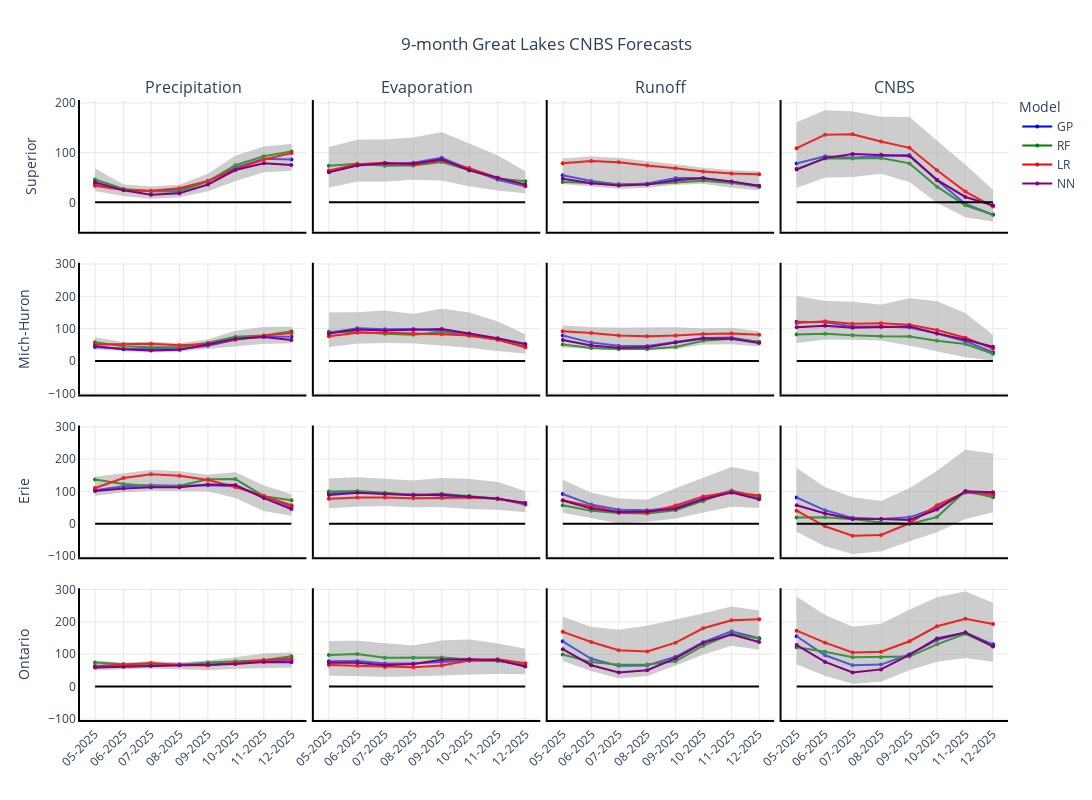

The code cell stored with this chart in its notebook:
### Markdown cell above
Create an interactive figure that will let you hover over lines and it shows the model and value. This saves as an html file and opens in a web browser.

### Code cell
import plotly.graph_objects as go
from plotly.subplots import make_subplots
import pandas as pd

# Define the colors for each model
model_colors = {
    'GP': 'blue',
    'RF': 'green',
    'LR': 'red',
    'NN': 'purple'
}

# Columns of interest in the order we want to plot them
columns = ['superior_evaporation', 'superior_precipitation', 'superior_runoff', 'superior_cnbs',
           'michigan-huron_evaporation', 'michigan-huron_precipitation', 'michigan-huron_runoff', 'michigan-huron_cnbs',
           'erie_evaporation', 'erie_precipitation', 'erie_runoff', 'erie_cnbs',
           'ontario_evaporation', 'ontario_precipitation', 'ontario_runoff', 'ontario_cnbs']

# Create a 1x4 subplot grid
fig = make_subplots(rows=4, cols=4, 
                    subplot_titles=['Precipitation', 'Evaporation', 'Runoff', 'CNBS'], 
                    shared_xaxes=True, shared_yaxes=True, vertical_spacing=0.05, horizontal_spacing=0.008)

global_y_min, global_y_max = float('inf'), float('-inf')  # Initialize to extremes

# Loop over the columns and plot the medians for each dataset
for i, column in enumerate(columns):
    row = i // 4  # Row index
    col = i % 4   # Column index

# Determine the lower and upper bounds of all the model forecast
    lower_bound = df.groupby(['year', 'month'])[column].quantile(0.025).reset_index()
    upper_bound = df.groupby(['year', 'month'])[column].quantile(0.975).reset_index()

    for model_info in models_info:
        model_name = model_info['model']

        # Pull out the median values for each model
        model_median = df[df['model'] == model_name]

        # Get the grouped DataFrame for the current model
        median_df = model_median.groupby(['year', 'month']).median(numeric_only=True).reset_index()
        
        median_df['date'] = pd.to_datetime(median_df[['year', 'month']].assign(day=1))

        # Add the shaded region (confidence band)
        fig.add_trace(go.Scatter(x=pd.concat([median_df['date'], median_df['date'][::-1]]),
                         y=pd.concat([lower_bound[column], upper_bound[column][::-1]]),
                         fill='toself', fillcolor='rgba(169, 169, 169, 0.2)',
                         line=dict(color='rgba(255,255,255,0)'), showlegend=False, 
                         hovertemplate='Date: %{x}<br>Conf: 95%<br>Value: %{y}'), 
                         row=row+1, col=col+1)
        
        # Add the median line for the current model to the figure
        fig.add_trace(go.Scatter(x=median_df['date'], y=median_df[column],
                                 mode='lines+markers', name=model_name, 
                                 line=dict(shape='linear', width=2, color=model_colors[model_name]), 
                                 marker=dict(size=4), 
                                 showlegend=(row == 0 and col == 0),  # Only show legend for the first subplot
                                 hovertemplate='Date: %{x}<br>Value: %{y}<br>Model: ' + model_name),
                                 row=row+1, col=col+1)

        # Update global y-axis limits
        current_y_min = lower_bound[column].min()
        current_y_max = upper_bound[column].max()
        global_y_min = min(global_y_min, current_y_min)
        global_y_max = max(global_y_max, current_y_max)

    # Set x-axis range (limits) for each subplot
    #fig.update_xaxes(range=[median_df['date'].iloc[0], median_df['date'].iloc[-1]], row=row+1, col=col+1)

    # Format x-axis for the last row (set x-tick labels)
    if row == 3:
        fig.update_xaxes(tickformat='%m-%Y', tickangle=-45, row=row+1, col=col+1, tickmode='array', tickvals=median_df['date'])
    else:
        fig.update_xaxes(showticklabels=False, row=row+1, col=col+1, tickmode='array', tickvals=median_df['date'])

    # Set y-axis labels for the first column only
    if col == 0:
        fig.update_yaxes(title_text=['Superior', 'Mich-Huron', 'Erie', 'Ontario'][row], row=row+1, col=col+1)

    # Add the y=0 dashed line to every subplot
    fig.add_trace(go.Scatter(x=[median_df['date'].min(), median_df['date'].max()],
                             y=[0, 0], mode='lines', line=dict(color='black'), 
                             showlegend=False), row=row+1, col=col+1)

    # Add a box around each subplot
    fig.update_xaxes(showline=True, linewidth=2, linecolor='black', row=row+1, col=col+1)
    fig.update_yaxes(showline=True, linewidth=2, linecolor='black', row=row+1, col=col+1)
    
# Set consistent y-axis limits across all subplots
for row in range(1, 5):
    for col in range(1, 5):
        fig.update_yaxes(range=[global_y_min - 10, global_y_max + 10], row=row+1, col=col+1)

# Set grid lines for all subplots
fig.update_yaxes(showgrid=True, gridwidth=0.5, gridcolor='LightGray')
fig.update_xaxes(showgrid=True, gridwidth=0.5, gridcolor='LightGray')

# Update layout and titles
fig.update_layout(
    title_text="9-month Great Lakes CNBS Forecasts",
    title_x=0.5,
    height=800, width=1500,
    showlegend=True,
    legend=dict(x=1.01, y=1.01, traceorder='normal', orientation='v', title='Model'),  # Move legend up
    plot_bgcolor='white',
)

# Save the figure as an interactive HTML file
fig.write_html(f'{dir}forecast/CNBS_forecasts_interactive.html')

# Show the plot (optional)
fig.show()
